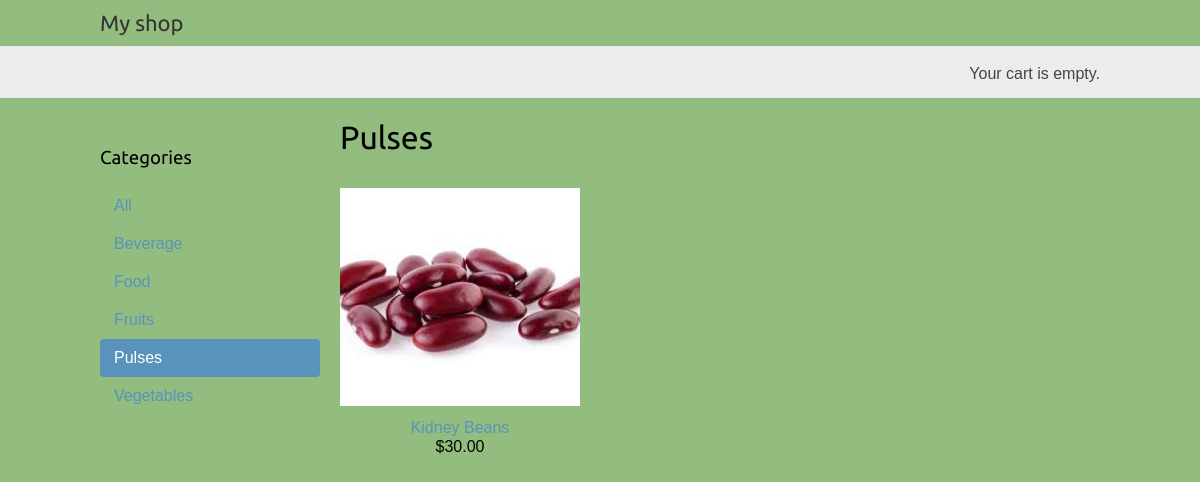
The page /pulses/ on the database its author committed.
### shop/models.py (models this page shows, shortened)
class Category(models.Model):
    name = models.CharField(max_length=200, db_index=True)
    slug = models.SlugField(max_length=200, unique=True)
    class Meta:
        ordering = ('name',)
        verbose_name = 'category'
        verbose_name_plural = 'categories'
    def get_absolute_url(self):
        return reverse('shop:product_list_by_category', args=[self.slug])

class Product(models.Model):
    category = models.ForeignKey(Category,related_name='products',on_delete=models.CASCADE)
    name = models.CharField(max_length=200, db_index=True)
    slug = models.SlugField(max_length=200, db_index=True)
    image = models.ImageField(upload_to='products/%Y/%m/%d',blank=True)
    description = models.TextField(blank=True)
    price = models.DecimalField(max_digits=10, decimal_places=2)
    available = models.BooleanField(default=True)
    created = models.DateTimeField(auto_now_add=True)
    updated = models.DateTimeField(auto_now=True)
    class Meta:
        ordering = ('name',)
        index_together = (('id', 'slug'),)
    def get_absolute_url(self):
        return reverse('shop:product_detail', args=[self.id, self.slug])

### shop/views.py (the view)
# urls.py: path('', views.product_list, name='product_list'),
def product_list(request, category_slug=None):
    category = None
    categories = Category.objects.all()
    products = Product.objects.filter(available=True)
    if category_slug:
        category = get_object_or_404(Category, slug=category_slug)
        products = products.filter(category=category)
    return render(request,'shop/product/list.html',
                  {'category': category,'categories': categories,'products': products})

### cart/cart.py (called while the page is built)
    def __len__(self):
        return sum(item['quantity'] for item in self.cart.values())

### cart/context_processors.py (called while the page is built)
def	cart(request):
    return	{'cart': Cart(request)}

### shop/templates/shop/product/list.html (shortened to what this page needs)
{% extends "shop/base.html" %}
{% load static %}
{% block content %}
  <div id="sidebar">
    <h3>Categories</h3>
    <ul>
      <li {% if not category %}class="selected"{% endif %}>
        <a href="{% url 'shop:product_list' %}">All</a>
      </li>
      {% for c in categories %}
        <li {% if category.slug == c.slug %}class="selected"{% endif %}>
          <a href="{{ c.get_absolute_url }}">{{ c.name }}</a>
        </li>
      {% endfor %}
    </ul>
  </div>
  <div id="main" class="product-list">
    <h1>{% if category %}{{ category.name }}{% else %}Products{% endif %}</h1>
    {% for product in products %}
      <div class="item">
        <a href="{{ product.get_absolute_url }}">
          <img src="{% if product.image %}{{ product.image.url }}{% else %}{% static "img/no_image.png" %}{% endif %}">
        </a>
        <a href="{{ product.get_absolute_url }}">{{ product.name }}</a><br>
        ${{ product.price }}
      </div>
    {% endfor %}
  </div>
{% endblock %}

### shop/static/css/base.css (style rules this page uses)
body { margin:0; padding:0; font-family:helvetica, sans-serif; }
h1, h2, h3, h4, h5 , h6 { font-family: 'Ubuntu', sans-serif; font-weight:normal; }
a { text-decoration:none; color:#5993bb; }
#sidebar { width:220px; padding:30px 20px 0 0; float:left; }
#sidebar ul { margin:0; padding:0; }
#sidebar ul li { margin:0; list-style:none; padding:10px 14px; }
#sidebar ul li a { display:block; }
#sidebar ul li.selected { background:#5993bb; border-radius:4px; }
#sidebar ul li.selected a { color:#fff; }
#main { float:left; width: 96%; margin-right:-220px; overflow:hidden; }
.product-list .item { width:25%; padding:10px 20px 10px 0; float:left; text-align:center; line-height:1.2; }
.product-list .item img { width:100%; margin-bottom:8px; }

### rows shown on the page
Category: name "Beverage"
Category: name "Food"
Category: name "Fruits"
Category: name "Pulses"
Category: name "Vegetables"
Product: image (picture), name "Kidney Beans", price "30.00"
